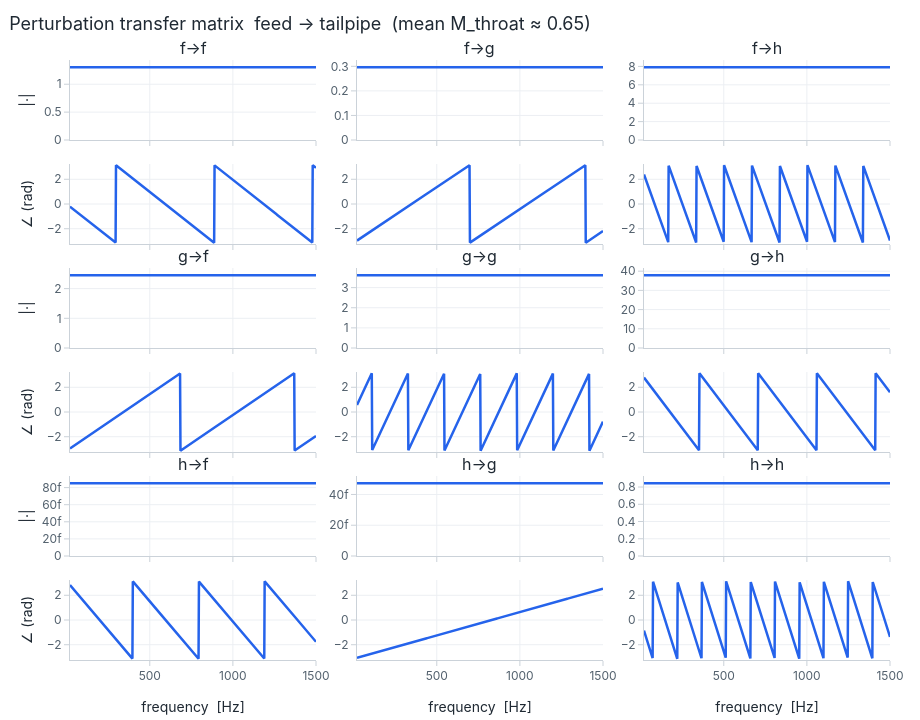
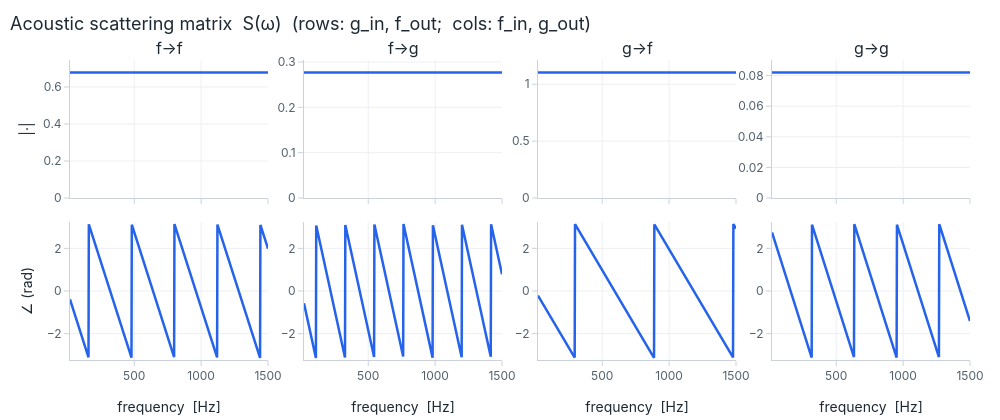

Write notebook code for charts like these, in order.
### Code cell
from fns.plotting import plot_transfer_matrix, plot_complex_matrix

# (a) the full 3x3 transfer matrix — two acoustic waves AND the entropy wave.
# Grid layout: one (magnitude-over-phase) cell per entry, labelled f→f, f→g, …
fig = plot_transfer_matrix(
    T, freq, basis="char", x_title="frequency  [Hz]", width=920, height=720,
    title=f"Perturbation transfer matrix  {names[inlet]} → {names[outlet]}  "
          f"(mean M_throat ≈ {sol.edge(THROAT)['M']:.2f})",
)
fig.show()

# (b) the clean acoustic 2x2 scattering matrix (incoming entropy pinned to zero) —
# flat preset (magnitude row over phase row, the familiar Bode array). Entries
# 11,12,21,22 = R_in, T_bwd, T_fwd, R_out. Magnitudes are flat (lossless ducts are
# pure delays); only the phases wind down with frequency.
S2 = resp.acoustic_scattering_matrix(inlet, outlet)   # (n_freq, 2, 2)
fig2 = plot_complex_matrix(
    S2, freq, layout="flat", x_title="frequency  [Hz]", width=1000, height=420,
    title="Acoustic scattering matrix  S(ω)  (rows: g_in, f_out;  cols: f_in, g_out)",
)
fig2.show()

### Figure 1 — Plotly figure (JSON) as saved in the notebook; plotly's stock layout.template omitted (floating-point values rounded to 4 significant figures; data arrays with more than 128 entries replaced by an {"elided": "..."} marker saying what was removed)
{"data": [{"legendgroup": "#1", "line": {"color": "#2563eb"}, "name": "#1", "showlegend": false, "type": "scatter", "x": {"elided": "600 float values"}, "xaxis": "x", "y": {"elided": "600 float values"}, "yaxis": "y"}, {"legendgroup": "#1", "line": {"color": "#2563eb"}, "name": "#1", "showlegend": false, "type": "scatter", "x": {"elided": "600 float values"}, "xaxis": "x4", "y": {"elided": "600 float values"}, "yaxis": "y4"}, {"legendgroup": "#1", "line": {"color": "#2563eb"}, "name": "#1", "showlegend": false, "type": "scatter", "x": {"elided": "600 float values"}, "xaxis": "x2", "y": {"elided": "600 float values"}, "yaxis": "y2"}, {"legendgroup": "#1", "line": {"color": "#2563eb"}, "name": "#1", "showlegend": false, "type": "scatter", "x": {"elided": "600 float values"}, "xaxis": "x5", "y": {"elided": "600 float values"}, "yaxis": "y5"}, {"legendgroup": "#1", "line": {"color": "#2563eb"}, "name": "#1", "showlegend": false, "type": "scatter", "x": {"elided": "600 float values"}, "xaxis": "x3", "y": {"elided": "600 float values"}, "yaxis": "y3"}, {"legendgroup": "#1", "line": {"color": "#2563eb"}, "name": "#1", "showlegend": false, "type": "scatter", "x": {"elided": "600 float values"}, "xaxis": "x6", "y": {"elided": "600 float values"}, "yaxis": "y6"}, {"legendgroup": "#1", "line": {"color": "#2563eb"}, "name": "#1", "showlegend": false, "type": "scatter", "x": {"elided": "600 float values"}, "xaxis": "x7", "y": {"elided": "600 float values"}, "yaxis": "y7"}, {"legendgroup": "#1", "line": {"color": "#2563eb"}, "name": "#1", "showlegend": false, "type": "scatter", "x": {"elided": "600 float values"}, "xaxis": "x10", "y": {"elided": "600 float values"}, "yaxis": "y10"}, {"legendgroup": "#1", "line": {"color": "#2563eb"}, "name": "#1", "showlegend": false, "type": "scatter", "x": {"elided": "600 float values"}, "xaxis": "x8", "y": {"elided": "600 float values"}, "yaxis": "y8"}, {"legendgroup": "#1", "line": {"color": "#2563eb"}, "name": "#1", "showlegend": false, "type": "scatter", "x": {"elided": "600 float values"}, "xaxis": "x11", "y": {"elided": "600 float values"}, "yaxis": "y11"}, {"legendgroup": "#1", "line": {"color": "#2563eb"}, "name": "#1", "showlegend": false, "type": "scatter", "x": {"elided": "600 float values"}, "xaxis": "x9", "y": {"elided": "600 float values"}, "yaxis": "y9"}, {"legendgroup": "#1", "line": {"color": "#2563eb"}, "name": "#1", "showlegend": false, "type": "scatter", "x": {"elided": "600 float values"}, "xaxis": "x12", "y": {"elided": "600 float values"}, "yaxis": "y12"}, {"legendgroup": "#1", "line": {"color": "#2563eb"}, "name": "#1", "showlegend": false, "type": "scatter", "x": {"elided": "600 float values"}, "xaxis": "x13", "y": {"elided": "600 float values"}, "yaxis": "y13"}, {"legendgroup": "#1", "line": {"color": "#2563eb"}, "name": "#1", "showlegend": false, "type": "scatter", "x": {"elided": "600 float values"}, "xaxis": "x16", "y": {"elided": "600 float values"}, "yaxis": "y16"}, {"legendgroup": "#1", "line": {"color": "#2563eb"}, "name": "#1", "showlegend": false, "type": "scatter", "x": {"elided": "600 float values"}, "xaxis": "x14", "y": {"elided": "600 float values"}, "yaxis": "y14"}, {"legendgroup": "#1", "line": {"color": "#2563eb"}, "name": "#1", "showlegend": false, "type": "scatter", "x": {"elided": "600 float values"}, "xaxis": "x17", "y": {"elided": "600 float values"}, "yaxis": "y17"}, {"legendgroup": "#1", "line": {"color": "#2563eb"}, "name": "#1", "showlegend": false, "type": "scatter", "x": {"elided": "600 float values"}, "xaxis": "x15", "y": {"elided": "600 float values"}, "yaxis": "y15"}, {"legendgroup": "#1", "line": {"color": "#2563eb"}, "name": "#1", "showlegend": false, "type": "scatter", "x": {"elided": "600 float values"}, "xaxis": "x18", "y": {"elided": "600 float values"}, "yaxis": "y18"}], "layout": {"annotations": [{"font": {"size": 16}, "showarrow": false, "text": "f→f", "x": 0.15, "xanchor": "center", "xref": "paper", "y": 1.0, "yanchor": "bottom", "yref": "paper"}, {"font": {"size": 16}, "showarrow": false, "text": "f→g", "x": 0.5, "xanchor": "center", "xref": "paper", "y": 1.0, "yanchor": "bottom", "yref": "paper"}, {"font": {"size": 16}, "showarrow": false, "text": "f→h", "x": 0.85, "xanchor": "center", "xref": "paper", "y": 1.0, "yanchor": "bottom", "yref": "paper"}, {"font": {"size": 16}, "showarrow": false, "text": "g→f", "x": 0.15, "xanchor": "center", "xref": "paper", "y": 0.6533, "yanchor": "bottom", "yref": "paper"}, {"font": {"size": 16}, "showarrow": false, "text": "g→g", "x": 0.5, "xanchor": "center", "xref": "paper", "y": 0.6533, "yanchor": "bottom", "yref": "paper"}, {"font": {"size": 16}, "showarrow": false, "text": "g→h", "x": 0.85, "xanchor": "center", "xref": "paper", "y": 0.6533, "yanchor": "bottom", "yref": "paper"}, {"font": {"size": 16}, "showarrow": false, "text": "h→f", "x": 0.15, "xanchor": "center", "xref": "paper", "y": 0.3067, "yanchor": "bottom", "yref": "paper"}, {"font": {"size": 16}, "showarrow": false, "text": "h→g", "x": 0.5, "xanchor": "center", "xref": "paper", "y": 0.3067, "yanchor": "bottom", "yref": "paper"}, {"font": {"size": 16}, "showarrow": false, "text": "h→h", "x": 0.85, "xanchor": "center", "xref": "paper", "y": 0.3067, "yanchor": "bottom", "yref": "paper"}], "height": 720, "hovermode": "x", "legend": {"orientation": "h", "x": 1.0, "xanchor": "right", "y": 1.02, "yanchor": "bottom"}, "showlegend": false, "title": {"text": "Perturbation transfer matrix  feed → tailpipe  (mean M_throat ≈ 0.65)"}, "width": 920, "xaxis": {"anchor": "y", "domain": [0.0, 0.3], "matches": "x16", "showticklabels": false}, "xaxis10": {"anchor": "y10", "domain": [0.0, 0.3], "matches": "x16", "showticklabels": false}, "xaxis11": {"anchor": "y11", "domain": [0.35, 0.65], "matches": "x17", "showticklabels": false}, "xaxis12": {"anchor": "y12", "domain": [0.7, 1.0], "matches": "x18", "showticklabels": false}, "xaxis13": {"anchor": "y13", "domain": [0.0, 0.3], "matches": "x16", "showticklabels": false}, "xaxis14": {"anchor": "y14", "domain": [0.35, 0.65], "matches": "x17", "showticklabels": false}, "xaxis15": {"anchor": "y15", "domain": [0.7, 1.0], "matches": "x18", "showticklabels": false}, "xaxis16": {"anchor": "y16", "domain": [0.0, 0.3], "title": {"text": "frequency  [Hz]"}}, "xaxis17": {"anchor": "y17", "domain": [0.35, 0.65], "title": {"text": "frequency  [Hz]"}}, "xaxis18": {"anchor": "y18", "domain": [0.7, 1.0], "title": {"text": "frequency  [Hz]"}}, "xaxis2": {"anchor": "y2", "domain": [0.35, 0.65], "matches": "x17", "showticklabels": false}, "xaxis3": {"anchor": "y3", "domain": [0.7, 1.0], "matches": "x18", "showticklabels": false}, "xaxis4": {"anchor": "y4", "domain": [0.0, 0.3], "matches": "x16", "showticklabels": false}, "xaxis5": {"anchor": "y5", "domain": [0.35, 0.65], "matches": "x17", "showticklabels": false}, "xaxis6": {"anchor": "y6", "domain": [0.7, 1.0], "matches": "x18", "showticklabels": false}, "xaxis7": {"anchor": "y7", "domain": [0.0, 0.3], "matches": "x16", "showticklabels": false}, "xaxis8": {"anchor": "y8", "domain": [0.35, 0.65], "matches": "x17", "showticklabels": false}, "xaxis9": {"anchor": "y9", "domain": [0.7, 1.0], "matches": "x18", "showticklabels": false}, "yaxis": {"anchor": "x", "domain": [0.8667, 1.0], "range": [0.0, 1.434], "title": {"text": "|·|"}}, "yaxis10": {"anchor": "x10", "domain": [0.3467, 0.48], "range": [-3.236, 3.236], "title": {"text": "∠ (rad)"}}, "yaxis11": {"anchor": "x11", "domain": [0.3467, 0.48], "range": [-3.236, 3.236]}, "yaxis12": {"anchor": "x12", "domain": [0.3467, 0.48], "range": [-3.236, 3.236]}, "yaxis13": {"anchor": "x13", "domain": [0.1733, 0.3067], "range": [0.0, 9.357e-14], "title": {"text": "|·|"}}, "yaxis14": {"anchor": "x14", "domain": [0.1733, 0.3067], "range": [0.0, 5.2e-14]}, "yaxis15": {"anchor": "x15", "domain": [0.1733, 0.3067], "range": [0.0, 0.9279]}, "yaxis16": {"anchor": "x16", "domain": [0.0, 0.1333], "range": [-3.236, 3.236], "title": {"text": "∠ (rad)"}}, "yaxis17": {"anchor": "x17", "domain": [0.0, 0.1333], "range": [-3.236, 3.236]}, "yaxis18": {"anchor": "x18", "domain": [0.0, 0.1333], "range": [-3.236, 3.236]}, "yaxis2": {"anchor": "x2", "domain": [0.8667, 1.0], "range": [0.0, 0.3257]}, "yaxis3": {"anchor": "x3", "domain": [0.8667, 1.0], "range": [0.0, 8.698]}, "yaxis4": {"anchor": "x4", "domain": [0.6933, 0.8267], "range": [-3.236, 3.236], "title": {"text": "∠ (rad)"}}, "yaxis5": {"anchor": "x5", "domain": [0.6933, 0.8267], "range": [-3.236, 3.236]}, "yaxis6": {"anchor": "x6", "domain": [0.6933, 0.8267], "range": [-3.236, 3.236]}, "yaxis7": {"anchor": "x7", "domain": [0.52, 0.6533], "range": [0.0, 2.695], "title": {"text": "|·|"}}, "yaxis8": {"anchor": "x8", "domain": [0.52, 0.6533], "range": [0.0, 3.975]}, "yaxis9": {"anchor": "x9", "domain": [0.52, 0.6533], "range": [0.0, 41.65]}}}

### Figure 2 — Plotly figure (JSON) as saved in the notebook; plotly's stock layout.template omitted (floating-point values rounded to 4 significant figures; data arrays with more than 128 entries replaced by an {"elided": "..."} marker saying what was removed)
{"data": [{"legendgroup": "#1", "line": {"color": "#2563eb"}, "name": "#1", "showlegend": false, "type": "scatter", "x": {"elided": "600 float values"}, "xaxis": "x", "y": {"elided": "600 float values"}, "yaxis": "y"}, {"legendgroup": "#1", "line": {"color": "#2563eb"}, "name": "#1", "showlegend": false, "type": "scatter", "x": {"elided": "600 float values"}, "xaxis": "x5", "y": {"elided": "600 float values"}, "yaxis": "y5"}, {"legendgroup": "#1", "line": {"color": "#2563eb"}, "name": "#1", "showlegend": false, "type": "scatter", "x": {"elided": "600 float values"}, "xaxis": "x2", "y": {"elided": "600 float values"}, "yaxis": "y2"}, {"legendgroup": "#1", "line": {"color": "#2563eb"}, "name": "#1", "showlegend": false, "type": "scatter", "x": {"elided": "600 float values"}, "xaxis": "x6", "y": {"elided": "600 float values"}, "yaxis": "y6"}, {"legendgroup": "#1", "line": {"color": "#2563eb"}, "name": "#1", "showlegend": false, "type": "scatter", "x": {"elided": "600 float values"}, "xaxis": "x3", "y": {"elided": "600 float values"}, "yaxis": "y3"}, {"legendgroup": "#1", "line": {"color": "#2563eb"}, "name": "#1", "showlegend": false, "type": "scatter", "x": {"elided": "600 float values"}, "xaxis": "x7", "y": {"elided": "600 float values"}, "yaxis": "y7"}, {"legendgroup": "#1", "line": {"color": "#2563eb"}, "name": "#1", "showlegend": false, "type": "scatter", "x": {"elided": "600 float values"}, "xaxis": "x4", "y": {"elided": "600 float values"}, "yaxis": "y4"}, {"legendgroup": "#1", "line": {"color": "#2563eb"}, "name": "#1", "showlegend": false, "type": "scatter", "x": {"elided": "600 float values"}, "xaxis": "x8", "y": {"elided": "600 float values"}, "yaxis": "y8"}], "layout": {"annotations": [{"font": {"size": 16}, "showarrow": false, "text": "f→f", "x": 0.11, "xanchor": "center", "xref": "paper", "y": 1.0, "yanchor": "bottom", "yref": "paper"}, {"font": {"size": 16}, "showarrow": false, "text": "f→g", "x": 0.37, "xanchor": "center", "xref": "paper", "y": 1.0, "yanchor": "bottom", "yref": "paper"}, {"font": {"size": 16}, "showarrow": false, "text": "g→f", "x": 0.63, "xanchor": "center", "xref": "paper", "y": 1.0, "yanchor": "bottom", "yref": "paper"}, {"font": {"size": 16}, "showarrow": false, "text": "g→g", "x": 0.89, "xanchor": "center", "xref": "paper", "y": 1.0, "yanchor": "bottom", "yref": "paper"}], "height": 420, "hovermode": "x", "legend": {"orientation": "h", "x": 1.0, "xanchor": "right", "y": 1.02, "yanchor": "bottom"}, "showlegend": false, "title": {"text": "Acoustic scattering matrix  S(ω)  (rows: g_in, f_out;  cols: f_in, g_out)"}, "width": 1000, "xaxis": {"anchor": "y", "domain": [0.0, 0.22], "matches": "x5", "showticklabels": false}, "xaxis2": {"anchor": "y2", "domain": [0.26, 0.48], "matches": "x6", "showticklabels": false}, "xaxis3": {"anchor": "y3", "domain": [0.52, 0.74], "matches": "x7", "showticklabels": false}, "xaxis4": {"anchor": "y4", "domain": [0.78, 1.0], "matches": "x8", "showticklabels": false}, "xaxis5": {"anchor": "y5", "domain": [0.0, 0.22], "title": {"text": "frequency  [Hz]"}}, "xaxis6": {"anchor": "y6", "domain": [0.26, 0.48], "title": {"text": "frequency  [Hz]"}}, "xaxis7": {"anchor": "y7", "domain": [0.52, 0.74], "title": {"text": "frequency  [Hz]"}}, "xaxis8": {"anchor": "y8", "domain": [0.78, 1.0], "title": {"text": "frequency  [Hz]"}}, "yaxis": {"anchor": "x", "domain": [0.54, 1.0], "range": [0.0, 0.7458], "title": {"text": "|·|"}}, "yaxis2": {"anchor": "x2", "domain": [0.54, 1.0], "range": [0.0, 0.3044]}, "yaxis3": {"anchor": "x3", "domain": [0.54, 1.0], "range": [0.0, 1.213]}, "yaxis4": {"anchor": "x4", "domain": [0.54, 1.0], "range": [0.0, 0.09014]}, "yaxis5": {"anchor": "x5", "domain": [0.0, 0.46], "range": [-3.236, 3.236], "title": {"text": "∠ (rad)"}}, "yaxis6": {"anchor": "x6", "domain": [0.0, 0.46], "range": [-3.236, 3.236]}, "yaxis7": {"anchor": "x7", "domain": [0.0, 0.46], "range": [-3.236, 3.236]}, "yaxis8": {"anchor": "x8", "domain": [0.0, 0.46], "range": [-3.236, 3.236]}}}
